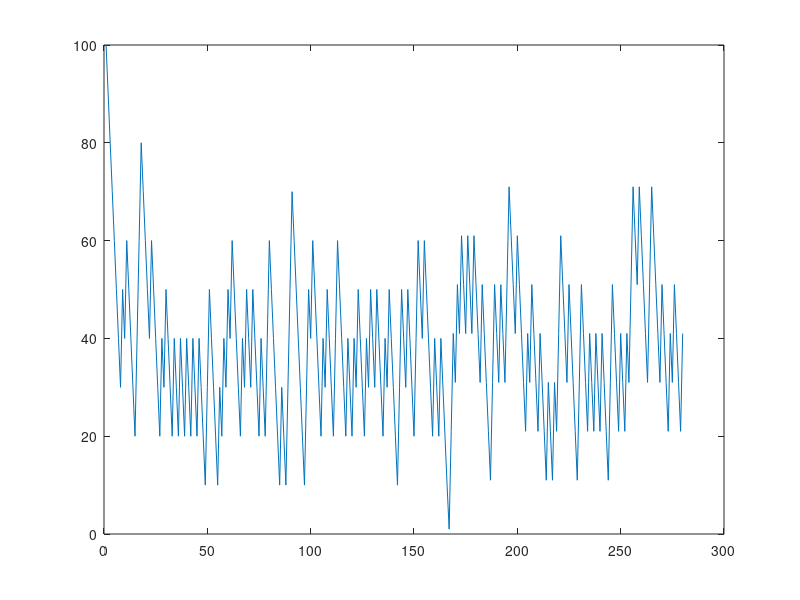
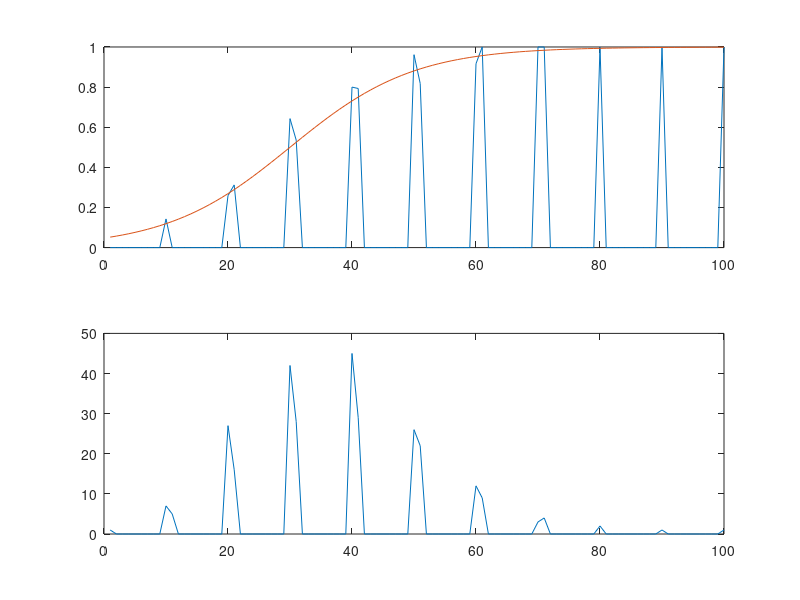

Reproduce these figures in MATLAB, in order.
threshold = 30;
sensitivity = 10; % more = less sensitive
x = 1:1:100;
y = 1./(1+exp(-(x-threshold)/sensitivity));


numSteps = 280;
amp = zeros(numSteps,1);
detect = zeros(numSteps,1);
stepSize = [10,20]; % if detect, if not detect
n = 1;

numRight = 0;
amp(1) = 100; % max amp

for s = 1:numSteps-1
    if(rand() < 1/(1+exp(-(amp(s)-threshold)/sensitivity)))
        numRight = numRight + 1;
        if(numRight == n)
           amp(s+1) = max(1,amp(s) - stepSize(1));
           numRight = 0;
        else
            amp(s+1) = amp(s);
        end
        detect(s) = 1;
    else
        amp(s+1) = min(100,amp(s) + stepSize(2));
        detect(s) = 0;
    end
end
figure()
plot(1:numSteps,amp)
mean_detect = zeros(100,1);
num_points = zeros(100,1);
for a = 1:1:100
    if(~isnan(mean(detect(amp==a))))
        mean_detect(a) = mean(detect(amp==a));
        num_points(a) = sum(amp==a);
    end
end
figure()
subplot(2,1,1)
plot(1:1:100,mean_detect)
hold on
plot(x,y)
subplot(2,1,2)
plot(1:1:100,num_points)